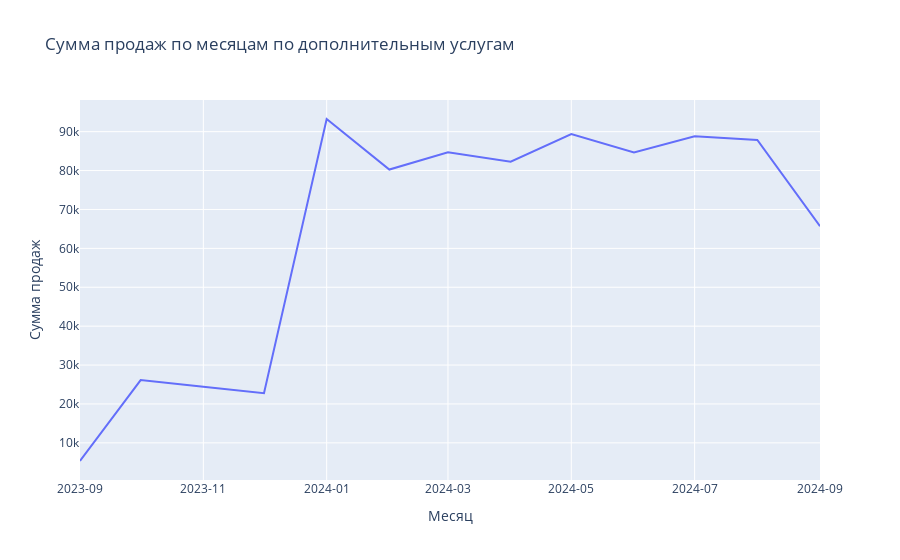

Notebook code cell kept with this figure:
### Markdown cell above
## По дополнительным услугам помесячно для динамики по календарным месяцам и кварталам.

### Code cell
rev_by_addon = (
    df.groupby([ "month"], as_index=False)["Add-on Total"]
          .sum()
          .sort_values("month", ascending=False)
)
fig = px.line(
    rev_by_addon,
    x='month',
    y='Add-on Total',
    #color='Add-ons Purchased',
    title='Сумма продаж по месяцам по дополнительным услугам',
    labels={'month': 'Месяц', 'Add-on Total': 'Сумма продаж'},
)
fig.update_layout(barmode='stack', legend_title_text='Дополнительные услуги', xaxis_tickformat='%Y-%m')
fig.show()

### Figure 1 — Plotly figure (JSON) as saved in the notebook; plotly's stock layout.template omitted (floating-point values rounded to 4 significant figures)
{"data": [{"hovertemplate": "Месяц=%{x}<br>Сумма продаж=%{y}<extra></extra>", "legendgroup": "", "line": {"color": "#636efa", "dash": "solid"}, "marker": {"symbol": "circle"}, "mode": "lines", "name": "", "orientation": "v", "showlegend": false, "type": "scatter", "x": ["2024-09-01T00:00:00.000000000", "2024-08-01T00:00:00.000000000", "2024-07-01T00:00:00.000000000", "2024-06-01T00:00:00.000000000", "2024-05-01T00:00:00.000000000", "2024-04-01T00:00:00.000000000", "2024-03-01T00:00:00.000000000", "2024-02-01T00:00:00.000000000", "2024-01-01T00:00:00.000000000", "2023-12-01T00:00:00.000000000", "2023-11-01T00:00:00.000000000", "2023-10-01T00:00:00.000000000", "2023-09-01T00:00:00.000000000"], "xaxis": "x", "y": [65690.0, 87860.0, 88810.0, 84650.0, 89370.0, 82290.0, 84710.0, 80250.0, 93250.0, 22750.0, 24450.0, 26150.0, 5338.0], "yaxis": "y"}], "layout": {"barmode": "stack", "legend": {"title": {"text": "Дополнительные услуги"}, "tracegroupgap": 0}, "title": {"text": "Сумма продаж по месяцам по дополнительным услугам"}, "xaxis": {"anchor": "y", "domain": [0, 1], "tickformat": "%Y-%m", "title": {"text": "Месяц"}}, "yaxis": {"anchor": "x", "domain": [0, 1], "title": {"text": "Сумма продаж"}}}}
